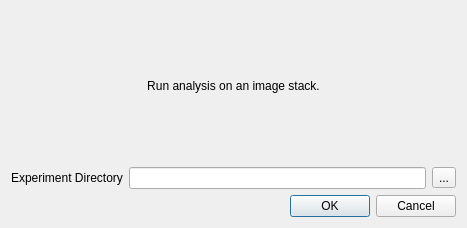
<?xml version="1.0" encoding="UTF-8"?>
<ui version="4.0">
 <class>Dialog</class>
 <widget class="QDialog" name="Dialog">
  <property name="geometry">
   <rect>
    <x>0</x>
    <y>0</y>
    <width>467</width>
    <height>228</height>
   </rect>
  </property>
  <property name="windowTitle">
   <string>Analyze Experiment</string>
  </property>
  <layout class="QVBoxLayout" name="verticalLayout">
   <item>
    <widget class="QLabel" name="label">
     <property name="text">
      <string>Run analysis on an image stack.</string>
     </property>
     <property name="alignment">
      <set>Qt::AlignCenter</set>
     </property>
    </widget>
   </item>
   <item>
    <layout class="QHBoxLayout" name="horizontalLayout">
     <item>
      <widget class="QLabel" name="experimentDirectoryLabel">
       <property name="text">
        <string>Experiment Directory</string>
       </property>
      </widget>
     </item>
     <item>
      <widget class="QLineEdit" name="experimentDirectoryLineEdit">
       <property name="sizePolicy">
        <sizepolicy hsizetype="Expanding" vsizetype="Fixed">
         <horstretch>1</horstretch>
         <verstretch>0</verstretch>
        </sizepolicy>
       </property>
      </widget>
     </item>
     <item>
      <widget class="QToolButton" name="dirSelectToolButton">
       <property name="text">
        <string>...</string>
       </property>
      </widget>
     </item>
    </layout>
   </item>
   <item>
    <widget class="QDialogButtonBox" name="buttonBox">
     <property name="orientation">
      <enum>Qt::Horizontal</enum>
     </property>
     <property name="standardButtons">
      <set>QDialogButtonBox::Cancel|QDialogButtonBox::Ok</set>
     </property>
    </widget>
   </item>
  </layout>
 </widget>
 <resources/>
 <connections>
  <connection>
   <sender>buttonBox</sender>
   <signal>accepted()</signal>
   <receiver>Dialog</receiver>
   <slot>accept()</slot>
   <hints>
    <hint type="sourcelabel">
     <x>248</x>
     <y>254</y>
    </hint>
    <hint type="destinationlabel">
     <x>157</x>
     <y>274</y>
    </hint>
   </hints>
  </connection>
  <connection>
   <sender>buttonBox</sender>
   <signal>rejected()</signal>
   <receiver>Dialog</receiver>
   <slot>reject()</slot>
   <hints>
    <hint type="sourcelabel">
     <x>316</x>
     <y>260</y>
    </hint>
    <hint type="destinationlabel">
     <x>286</x>
     <y>274</y>
    </hint>
   </hints>
  </connection>
 </connections>
</ui>
